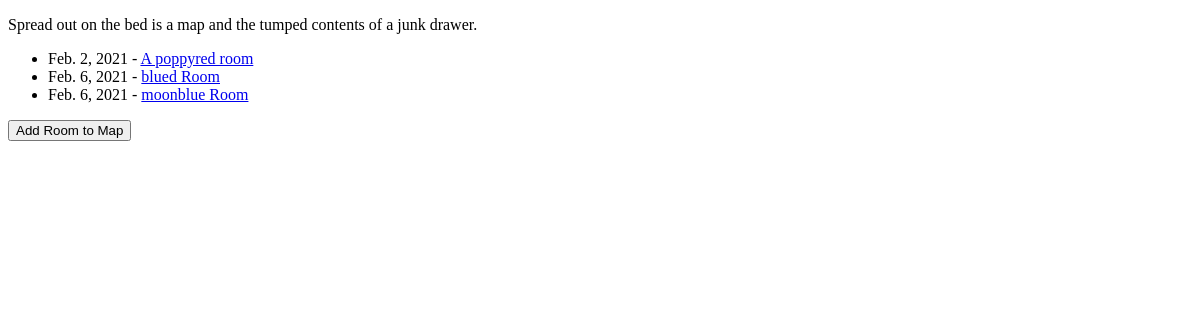
The page /mapBuilder/ on the database as committed earlier.
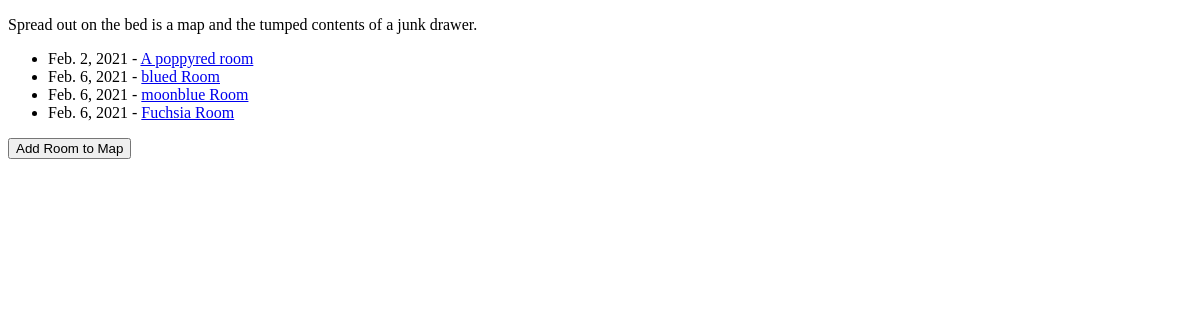
The same page on the database as committed later.
### mapBuilder/models.py (models this page shows, shortened)
class Room(models.Model):
    name = models.CharField(max_length=200)
    url = models.URLField(max_length=200)
    exits = models.ManyToManyField('self', symmetrical=True)
    pub_date = models.DateTimeField(default=now,blank=True)
    description = models.CharField(max_length=600)
    colorName = models.CharField(max_length=200)
    status = models.CharField(max_length=200)
    colorHex = ColorField(default='#222222')
    class Meta:
        unique_together = ["id", "url"]

### mapBuilder/views.py (the view, shortened to what this page needs)
# urls.py: path('', views.Index.as_view(), name='index'),
class Index(ListView):
    template_name = 'mapBuilder/index.html'
    model = Room
    paginate_by = 25
    def get_context_data(self, **kwargs):
        context = super().get_context_data(**kwargs)
        context['now'] = timezone.now()
        return context

### templates/mapBuilder/index.html (shortened to what this page needs)
{% load static %}
<!DOCTYPE html>
<html>
  <head>
    <link rel="stylesheet" type="text/css" href="{% static 'characterBuilder/style.css' %}">
  </head>
  <body class = "characterBuilder">
        <p>Spread out on the bed is a map and the tumped contents of a junk drawer.</p>
        <ul>
          {% for room in object_list %}
              <li>{{ room.pub_date|date }} - <a href="{% url 'mapBuilder:room' room.pk %}">{{ room.name }}</a></li>
          {% empty %}
              <li>No rooms yet.</li>
          {% endfor %}
          </ul>
        <form method="post">
          <button type="submit" name="generate_room">Add Room to Map</button>
        </form>
    </body>
</html>

Rows that differ between the two databases and show on the page:
added Room: pub_date "Feb. 6, 2021", name "Fuchsia Room"
